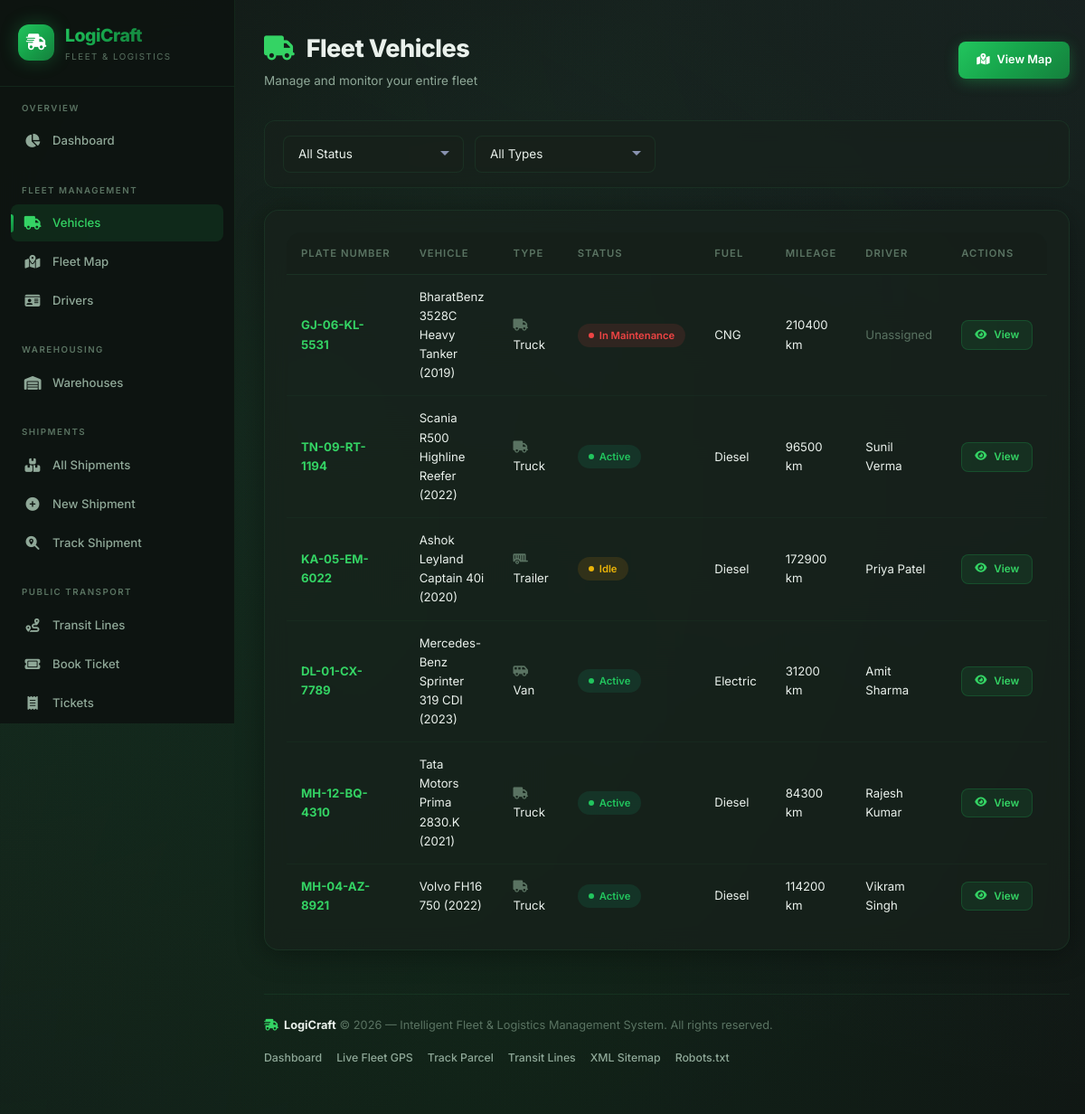
The page /fleet/ on the database its author committed.
### fleet/models.py (models this page shows, shortened)
class Vehicle(models.Model):
    TYPE_CHOICES = [
        ('truck', 'Truck'),
        ('van', 'Van'),
        ('pickup', 'Pickup'),
        ('trailer', 'Trailer'),
        ('bus', 'Bus'),
        ('sedan', 'Sedan'),
    ]
    STATUS_CHOICES = [
        ('active', 'Active'),
        ('idle', 'Idle'),
        ('maintenance', 'In Maintenance'),
        ('retired', 'Retired'),
    ]
    FUEL_CHOICES = [
        ('diesel', 'Diesel'),
        ('petrol', 'Petrol'),
        ('electric', 'Electric'),
        ('hybrid', 'Hybrid'),
        ('cng', 'CNG'),
    ]
    plate_number = models.CharField(max_length=20, unique=True)
    vehicle_type = models.CharField(max_length=20, choices=TYPE_CHOICES, default='truck')
    make = models.CharField(max_length=50)
    model = models.CharField(max_length=50)
    year = models.PositiveIntegerField()
    status = models.CharField(max_length=20, choices=STATUS_CHOICES, default='idle')
    fuel_type = models.CharField(max_length=20, choices=FUEL_CHOICES, default='diesel')
    mileage = models.DecimalField(max_digits=10, decimal_places=1, default=0)
    capacity_kg = models.DecimalField(max_digits=10, decimal_places=2, default=0)
    last_service_date = models.DateField(null=True, blank=True)
    next_service_date = models.DateField(null=True, blank=True)
    assigned_driver = models.ForeignKey(
        Driver, on_delete=models.SET_NULL, null=True, blank=True, related_name='vehicles'
    )
    created_at = models.DateTimeField(auto_now_add=True)
    class Meta:
        ordering = ['-created_at']

class Driver(models.Model):
    STATUS_CHOICES = [
        ('available', 'Available'),
        ('on_duty', 'On Duty'),
        ('off_duty', 'Off Duty'),
        ('on_leave', 'On Leave'),
    ]
    user = models.OneToOneField(User, on_delete=models.CASCADE, related_name='driver_profile')
    license_number = models.CharField(max_length=50, unique=True)
    license_expiry = models.DateField()
    phone = models.CharField(max_length=20)
    status = models.CharField(max_length=20, choices=STATUS_CHOICES, default='available')
    photo_url = models.URLField(blank=True, null=True)
    date_hired = models.DateField(auto_now_add=True)
    class Meta:
        ordering = ['user__first_name']
    @property
    def full_name(self):
        return self.user.get_full_name() or self.user.username

### fleet/views.py (the view)
# urls.py: path('', views.fleet_list, name='fleet_list'),
def fleet_list(request):
    status_filter = request.GET.get('status', '')
    type_filter = request.GET.get('type', '')
    vehicles = Vehicle.objects.select_related('assigned_driver__user').all()
    if status_filter:
        vehicles = vehicles.filter(status=status_filter)
    if type_filter:
        vehicles = vehicles.filter(vehicle_type=type_filter)
    context = {
        'vehicles': vehicles,
        'status_filter': status_filter,
        'type_filter': type_filter,
        'status_choices': Vehicle.STATUS_CHOICES,
        'type_choices': Vehicle.TYPE_CHOICES,
    }
    return render(request, 'fleet/fleet_list.html', context)

### templates/fleet/fleet_list.html (shortened to what this page needs)
{% extends 'base.html' %}
{% block content %}
<div class="page-header">
    <div class="page-header-actions">
        <div>
            <h1><i class="fas fa-truck" style="color: var(--accent-blue); margin-right: 8px;"></i> Fleet Vehicles</h1>
            <p>Manage and monitor your entire fleet</p>
        </div>
        <a href="{% url 'fleet:fleet_map' %}" class="btn btn-primary"><i class="fas fa-map-marked-alt"></i> View Map</a>
    </div>
</div>
<div class="filter-bar">
    <form method="get" style="display: flex; gap: 12px; align-items: center; flex-wrap: wrap; width: 100%;">
        <select name="status" class="form-control" onchange="this.form.submit()">
            <option value="">All Status</option>
        </select>
        <select name="type" class="form-control" onchange="this.form.submit()">
            <option value="">All Types</option>
        </select>
    </form>
</div>
<div class="card">
    <div class="table-container">
        <table>
            <thead>
                <tr>
                    <th>Plate Number</th>
                    <th>Vehicle</th>
                    <th>Type</th>
                    <th>Status</th>
                    <th>Fuel</th>
                    <th>Mileage</th>
                    <th>Driver</th>
                    <th>Actions</th>
                </tr>
            </thead>
            <tbody>
                {% for vehicle in vehicles %}
                <tr>
                    <td><span style="font-weight: 700; color: var(--accent-blue);">{{ vehicle.plate_number }}</span></td>
                    <td>{{ vehicle.make }} {{ vehicle.model }} ({{ vehicle.year }})</td>
                    <td>
                        <i class="fas {% if vehicle.vehicle_type == 'truck' %}fa-truck{% elif vehicle.vehicle_type == 'van' %}fa-van-shuttle{% elif vehicle.vehicle_type == 'bus' %}fa-bus{% elif vehicle.vehicle_type == 'pickup' %}fa-truck-pickup{% elif vehicle.vehicle_type == 'trailer' %}fa-trailer{% else %}fa-car{% endif %}" style="color: var(--text-muted); margin-right: 6px;"></i>
                        {{ vehicle.get_vehicle_type_display }}
                    </td>
                    <td><span class="badge badge-{{ vehicle.status }}">{{ vehicle.get_status_display }}</span></td>
                    <td>{{ vehicle.get_fuel_type_display }}</td>
                    <td>{{ vehicle.mileage|floatformat:0 }} km</td>
                    <td>
                        {% if vehicle.assigned_driver %}
                            {{ vehicle.assigned_driver.full_name }}
                        {% else %}
                            <span style="color: var(--text-muted);">Unassigned</span>
                        {% endif %}
                    </td>
                    <td>
                        <a href="{% url 'fleet:vehicle_detail' vehicle.pk %}" class="btn btn-secondary btn-sm">
                            <i class="fas fa-eye"></i> View
                        </a>
                    </td>
                </tr>
                {% endfor %}
            </tbody>
        </table>
    </div>
</div>
{% endblock %}

### templates/base.html (shortened to what this page needs)
{% load static %}
{% load core_tags %}
<!DOCTYPE html>
<html lang="en">
<head>
    <link rel="stylesheet" href="https://cdnjs.cloudflare.com/ajax/libs/font-awesome/6.5.1/css/all.min.css">
    <link rel="stylesheet" href="https://unpkg.com/leaflet@1.9.4/dist/leaflet.css">
    <link rel="stylesheet" href="{% static 'css/style.css' %}">
</head>
<body>
    <div class="layout">
        <aside class="sidebar" id="sidebar">
            <div class="sidebar-header">
                <a href="{% url 'core:dashboard' %}" class="sidebar-logo">
                    <div class="logo-icon">
                        <i class="fas fa-truck-fast"></i>
                    </div>
                    <div>
                        <span class="logo-text">LogiCraft</span>
                        <span class="logo-sub">Fleet & Logistics</span>
                    </div>
                </a>
            </div>
            <nav>
                <div class="nav-section">
                    <div class="nav-section-title">Overview</div>
                    <ul class="nav-items">
                        <li class="nav-item">
                            <a href="{% url 'core:dashboard' %}" class="{% if request.resolver_match.url_name == 'dashboard' %}active{% endif %}">
                                <i class="fas fa-chart-pie"></i>
                                Dashboard
                            </a>
                        </li>
                    </ul>
                </div>
                <div class="nav-section">
                    <div class="nav-section-title">Fleet Management</div>
                    <ul class="nav-items">
                        <li class="nav-item">
                            <a href="{% url 'fleet:fleet_list' %}" class="{% if request.resolver_match.app_name == 'fleet' and request.resolver_match.url_name == 'fleet_list' %}active{% endif %}">
                                <i class="fas fa-truck"></i>
                                Vehicles
                            </a>
                        </li>
                        <li class="nav-item">
                            <a href="{% url 'fleet:fleet_map' %}" class="{% if request.resolver_match.url_name == 'fleet_map' %}active{% endif %}">
                                <i class="fas fa-map-marked-alt"></i>
                                Fleet Map
                            </a>
                        </li>
                        <li class="nav-item">
                            <a href="{% url 'fleet:driver_list' %}" class="{% if request.resolver_match.url_name == 'driver_list' %}active{% endif %}">
                                <i class="fas fa-id-card"></i>
                                Drivers
                            </a>
                        </li>
                    </ul>
                </div>
                <div class="nav-section">
                    <div class="nav-section-title">Warehousing</div>
                    <ul class="nav-items">
                        <li class="nav-item">
                            <a href="{% url 'warehouse:warehouse_list' %}" class="{% if request.resolver_match.app_name == 'warehouse' %}active{% endif %}">
                                <i class="fas fa-warehouse"></i>
                                Warehouses
                            </a>
                        </li>
                    </ul>
                </div>
                <div class="nav-section">
                    <div class="nav-section-title">Shipments</div>
                    <ul class="nav-items">
                        <li class="nav-item">
                            <a href="{% url 'shipments:shipment_list' %}" class="{% if request.resolver_match.app_name == 'shipments' and request.resolver_match.url_name == 'shipment_list' %}active{% endif %}">
                                <i class="fas fa-boxes-stacked"></i>
                                All Shipments
                            </a>
                        </li>
                        <li class="nav-item">
                            <a href="{% url 'shipments:create_shipment' %}" class="{% if request.resolver_match.url_name == 'create_shipment' %}active{% endif %}">
                                <i class="fas fa-plus-circle"></i>
                                New Shipment
                            </a>
                        </li>
                        <li class="nav-item">
                            <a href="{% url 'shipments:track_shipment' %}" class="{% if request.resolver_match.url_name == 'track_shipment' %}active{% endif %}">
                                <i class="fas fa-search-location"></i>
                                Track Shipment
                            </a>
                        </li>
                    </ul>
                </div>
                <div class="nav-section">
                    <div class="nav-section-title">Public Transport</div>
                    <ul class="nav-items">
                        <li class="nav-item">
                            <a href="{% url 'transport:line_list' %}" class="{% if request.resolver_match.app_name == 'transport' and request.resolver_match.url_name == 'line_list' %}active{% endif %}">
                                <i class="fas fa-route"></i>
                                Transit Lines
                            </a>
                        </li>
                        <li class="nav-item">
                            <a href="{% url 'transport:book_ticket' %}" class="{% if request.resolver_match.url_name == 'book_ticket' %}active{% endif %}">
                                <i class="fas fa-ticket"></i>
                                Book Ticket
                            </a>
                        </li>
                        <li class="nav-item">
                            <a href="{% url 'transport:ticket_list' %}" class="{% if request.resolver_match.url_name == 'ticket_list' %}active{% endif %}">
                                <i class="fas fa-receipt"></i>
                                Tickets
                            </a>
                        </li>
                    </ul>
                </div>
            </nav>
        </aside>
        <main class="main-content">
            {% block content %}{% endblock %}
            <footer class="app-footer" role="contentinfo">
                <div class="footer-inner">
                    <div class="footer-left">
                        <i class="fas fa-truck-fast" style="color: var(--accent-blue); margin-right: 6px;"></i>
                        <strong>LogiCraft</strong> &copy; {% now "Y" %} — Intelligent Fleet &amp; Logistics Management System. All rights reserved.
                    </div>
                    <nav class="footer-nav" aria-label="Footer Quick Links">
                        <a href="{% url 'core:dashboard' %}">Dashboard</a>
                        <a href="{% url 'fleet:fleet_map' %}">Live Fleet GPS</a>
                        <a href="{% url 'shipments:track_shipment' %}">Track Parcel</a>
                        <a href="{% url 'transport:line_list' %}">Transit Lines</a>
                        <a href="{% url 'core:sitemap_xml' %}" target="_blank" rel="noopener">XML Sitemap</a>
                        <a href="{% url 'core:robots_txt' %}" target="_blank" rel="noopener">Robots.txt</a>
                    </nav>
                </div>
            </footer>
        </main>
    </div>
</body>
</html>

### rows shown on the page
Vehicle: plate_number "GJ-06-KL-5531", make "BharatBenz", model "3528C Heavy Tanker", year "2019", vehicle_type "Truck", status "In Maintenance", fuel_type "CNG", mileage "210400", shows "Unassigned"
Vehicle: plate_number "TN-09-RT-1194", make "Scania", model "R500 Highline Reefer", year "2022", vehicle_type "Truck", status "Active", fuel_type "Diesel", mileage "96500", assigned_driver.full_name "Sunil Verma"
Vehicle: plate_number "KA-05-EM-6022", make "Ashok Leyland", model "Captain 40i", year "2020", vehicle_type "Trailer", status "Idle", fuel_type "Diesel", mileage "172900", assigned_driver.full_name "Priya Patel"
Vehicle: plate_number "DL-01-CX-7789", make "Mercedes-Benz", model "Sprinter 319 CDI", year "2023", vehicle_type "Van", status "Active", fuel_type "Electric", mileage "31200", assigned_driver.full_name "Amit Sharma"
Vehicle: plate_number "MH-12-BQ-4310", make "Tata Motors", model "Prima 2830.K", year "2021", vehicle_type "Truck", status "Active", fuel_type "Diesel", mileage "84300", assigned_driver.full_name "Rajesh Kumar"
Vehicle: plate_number "MH-04-AZ-8921", make "Volvo", model "FH16 750", year "2022", vehicle_type "Truck", status "Active", fuel_type "Diesel", mileage "114200", assigned_driver.full_name "Vikram Singh"
